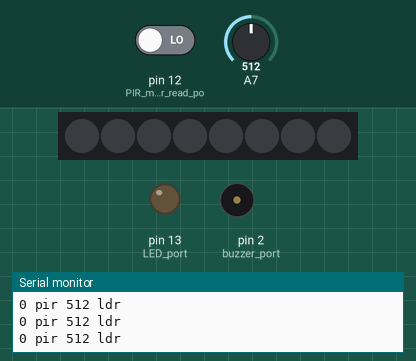
This sketch was run on a simulated Arduino Uno, built with avr-gcc and run on an emulated ATmega328P. On the bench: 8 RGB LEDs in strip order, left to right, output pins drawn as LEDs (lit = HIGH), buzzer (waves = sounding, pin HIGH), the last lines printed to the serial monitor. Inputs (shaded band) come from the test bench; at power-on: pin 12 (PIR_motion_sensor_read_po) LOW, A7 = 512.

Above: at 2.2 s.
2.3 s: pin 12 (PIR_motion_sensor_read_po) driven HIGH
At 3.6 s:
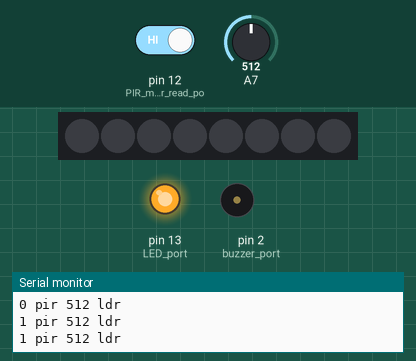
4.0 s: A7 set to 107
5.6 s: A7 set to 95
At 6.6 s:
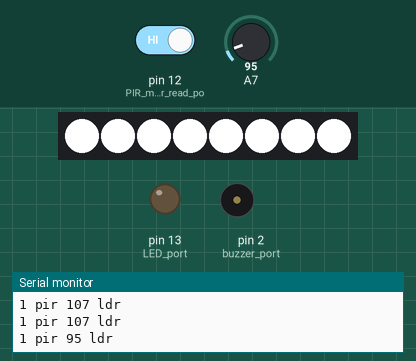
Timing chart, 0 to 8.6 s (numbered marks = the images above; inputs shaded):
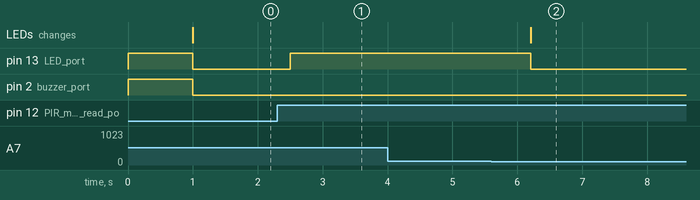

The sketch:

Amy_s_Night_Light.ino
```cpp
#include<FastLED.h>
#define NUM_LEDS 8
#define DATA_PIN 7
#define CLOCK_PIN 5
int pir = 0;
int ldr = 0;
int white_bright = 255;       // default brightness for white (0-255)
int buzz_disable = 0;         // change to 1 to switch off initial buzzer

CRGBArray<NUM_LEDS> leds;

void setup() {
  FastLED.addLeds<APA102, DATA_PIN, CLOCK_PIN, BGR, DATA_RATE_MHZ(12)>(leds, NUM_LEDS);
  FastLED.setBrightness(white_bright); // Global Brightness setting max 255

  pinMode(12, INPUT);         // PIR motion sensor read port
  pinMode(2, OUTPUT);         // buzzer port
  pinMode(13, OUTPUT);        // LED port
  if (buzz_disable == 0) {
     digitalWrite(2, HIGH);   // buzzer ON, if not disabled
  }
  digitalWrite(13, HIGH);     // PIR LED ON
  delay(1000);
  digitalWrite(2, LOW);       // buzzer OFF
  digitalWrite(13, LOW);      // PIR LED OFF

  Serial.begin(9600);
}

void loop() {
      FastLED.clear();
      for(int i=0; i<NUM_LEDS; i++){           // iterate through the RGB LEDs
         leds[i].setRGB(0, 0, 0);              // set default colour or off
      }
      pir = digitalRead(12);                   // check PIR
      ldr = analogRead(7);                     // read light sensor (0 = very dark, 1023 = very bright)
                                               //      50-150 is usually a suitable threshold
      Serial.print(pir);
      Serial.print(" pir ");
      Serial.print(ldr);
      Serial.print(" ldr");
      Serial.println();

      if (pir == 1){                           // If motion detected
        digitalWrite(13, HIGH);                // PIR LED ON
        delay(100);                            // Delay so when dark the LED will flash on for 0.1s
      }
      else{
        digitalWrite(13, LOW);                 // PIR LED OFF
      }
      //if (pir == 1 && ldr <= 150 ) {         // if someone there AND dark(ish) no case
      if (pir == 1 && ldr <= 100 ) {            // if someone there AND dark(ish) with case
        digitalWrite(13, LOW);                 // Don't need PIR LED on now
        for(int i=0; i<NUM_LEDS; i++){
            leds[i].setRGB(white_bright, white_bright, white_bright);
        }
        FastLED.show();
        delay(18000);                          // lights on for about 18 seconds

        for(int j=white_bright; j>-1; j--){
           for(int i=0; i<NUM_LEDS; i++){
              leds[i].setRGB(j, j, j);         // fading out the white over ~2s
           }
          FastLED.show();
          delay(10);                           // wait 10ms
        }

        FastLED.clear();                       // reset LEDs to 0,0,0
        FastLED.show();                        // lights off
      }
      else {
        FastLED.show();                        // display current LED settings
        delay(500);                            // otherwise poll PIR sensor at 2 Hertz
      }
}
```

Measured:
- the behaviour switches between 101 and 100 on A7 (found by bisection; images 1 and 2)
- after the input at 2.3 s, pin 13 (LED_port): LOW → HIGH after 0.20 s
- after the input at 5.6 s, pin 13 (LED_port): HIGH → LOW after 0.61 s; the LEDs: change after 0.61 s (image 2)
